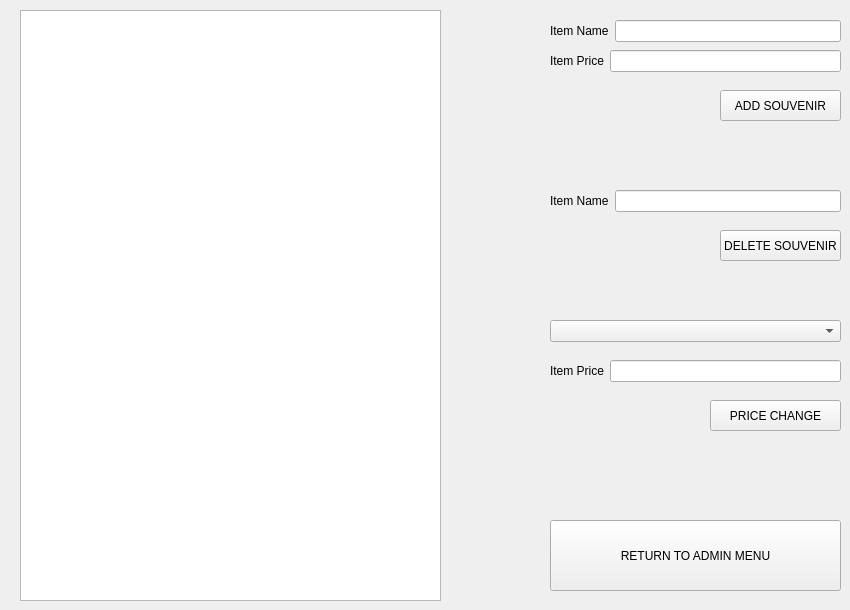
   <widget class="QWidget" name="page_SouvenirUpdate">
    <widget class="QPushButton" name="pushButton_2">
     <property name="geometry">
      <rect>
       <x>240</x>
       <y>340</y>
       <width>75</width>
       <height>23</height>
      </rect>
     </property>
     <property name="text">
      <string>PushButton</string>
     </property>
    </widget>
    <widget class="QComboBox" name="comboBox_CurrentSouvenir">
     <property name="geometry">
      <rect>
       <x>550</x>
       <y>320</y>
       <width>291</width>
       <height>22</height>
      </rect>
     </property>
    </widget>
    <widget class="QPushButton" name="pushButton_PriceChange">
     <property name="geometry">
      <rect>
       <x>710</x>
       <y>400</y>
       <width>131</width>
       <height>31</height>
      </rect>
     </property>
     <property name="text">
      <string>PRICE CHANGE</string>
     </property>
    </widget>
    <widget class="QPushButton" name="pushButton_ReturnToAdminMenu2">
     <property name="geometry">
      <rect>
       <x>550</x>
       <y>520</y>
       <width>291</width>
       <height>71</height>
      </rect>
     </property>
     <property name="text">
      <string>RETURN TO ADMIN MENU</string>
     </property>
    </widget>
    <widget class="QTableWidget" name="tableWidget_Souvenir">
     <property name="geometry">
      <rect>
       <x>20</x>
       <y>10</y>
       <width>421</width>
       <height>591</height>
      </rect>
     </property>
    </widget>
    <widget class="QWidget" name="layoutWidget_13">
     <property name="geometry">
      <rect>
       <x>550</x>
       <y>360</y>
       <width>291</width>
       <height>22</height>
      </rect>
     </property>
     <layout class="QHBoxLayout" name="horizontalLayout_18">
      <item>
       <widget class="QLabel" name="label_19">
        <property name="text">
         <string>Item Price</string>
        </property>
       </widget>
      </item>
      <item>
       <widget class="QLineEdit" name="lineEdit_PriceChange"/>
      </item>
     </layout>
    </widget>
    <widget class="QWidget" name="layoutWidget_14">
     <property name="geometry">
      <rect>
       <x>550</x>
       <y>190</y>
       <width>291</width>
       <height>22</height>
      </rect>
     </property>
     <layout class="QHBoxLayout" name="horizontalLayout_19">
      <item>
       <widget class="QLabel" name="label_20">
        <property name="text">
         <string>Item Name</string>
        </property>
       </widget>
      </item>
      <item>
       <widget class="QLineEdit" name="lineEdit_DeleteSouvenir"/>
      </item>
     </layout>
    </widget>
    <widget class="QPushButton" name="pushButton_DeleteSouvenir">
     <property name="geometry">
      <rect>
       <x>720</x>
       <y>230</y>
       <width>121</width>
       <height>31</height>
      </rect>
     </property>
     <property name="text">
      <string>DELETE SOUVENIR</string>
     </property>
    </widget>
    <widget class="QWidget" name="layoutWidget_15">
     <property name="geometry">
      <rect>
       <x>550</x>
       <y>20</y>
       <width>291</width>
       <height>22</height>
      </rect>
     </property>
     <layout class="QHBoxLayout" name="horizontalLayout_20">
      <item>
       <widget class="QLabel" name="label_21">
        <property name="text">
         <string>Item Name</string>
        </property>
       </widget>
      </item>
      <item>
       <widget class="QLineEdit" name="lineEdit_AddSouvenirName"/>
      </item>
     </layout>
    </widget>
    <widget class="QPushButton" name="pushButton_AddSouvenir">
     <property name="geometry">
      <rect>
       <x>720</x>
       <y>90</y>
       <width>121</width>
       <height>31</height>
      </rect>
     </property>
     <property name="text">
      <string>ADD SOUVENIR</string>
     </property>
    </widget>
    <widget class="QWidget" name="layoutWidget_16">
     <property name="geometry">
      <rect>
       <x>550</x>
       <y>50</y>
       <width>291</width>
       <height>22</height>
      </rect>
     </property>
     <layout class="QHBoxLayout" name="horizontalLayout_21">
      <item>
       <widget class="QLabel" name="label_22">
        <property name="text">
         <string>Item Price</string>
        </property>
       </widget>
      </item>
      <item>
       <widget class="QLineEdit" name="lineEdit_AddSouvenirPrice"/>
      </item>
     </layout>
    </widget>
   </widget>
